Frame 1 (no input): blank canvas, image omitted
Frame 60 (no input): blank canvas, image omitted
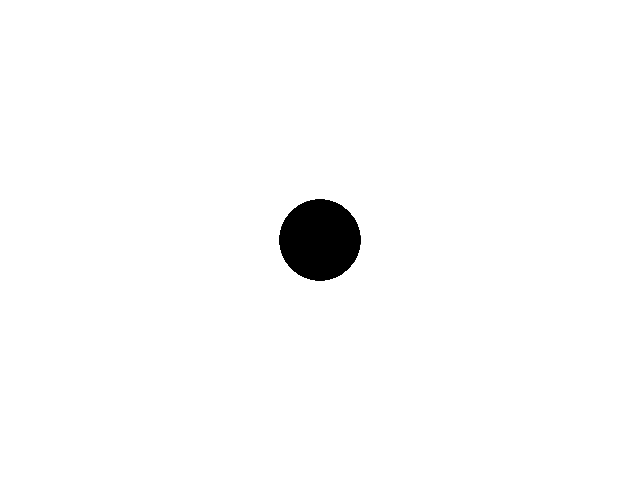
Frame 120 (the mouse pressed at the canvas centre since frame 60)

The p5.js sketch whose frames 1 and 60 were blank and that drew this single picture after the mouse press (run headless with seeded random() and noise() and a simulated clock; from frame 60 on, the mouse is pressed at the canvas centre):

// p5.js sketch
// ── sketch.js
function setup() {
  createCanvas(640, 480);
}

function draw() {
  if (mouseIsPressed) {
    fill(0);
    ellipse(mouseX, mouseY, 80, 80);
  } 
}
